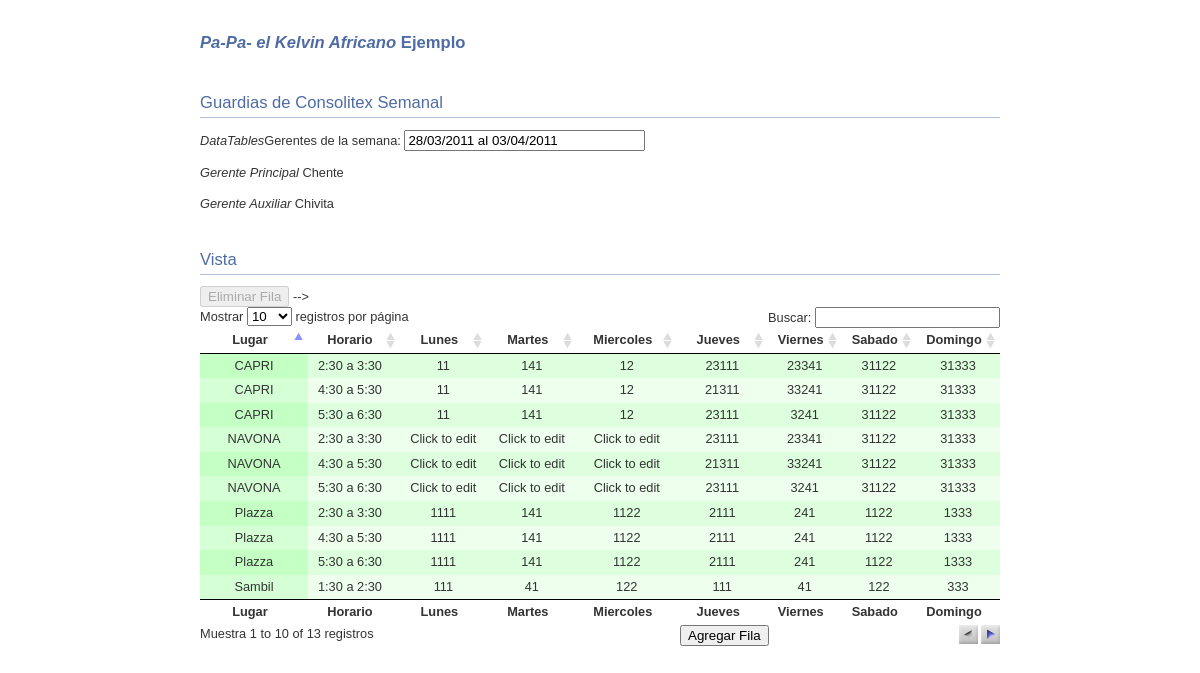
The page / on the database its author committed.
### tables this page shows
CREATE TABLE `guardias` (
  `id` int(10) NOT NULL AUTO_INCREMENT,
  `lugar` varchar(25) NOT NULL DEFAULT '',
  `hora` varchar(25) NOT NULL DEFAULT '',
  `lunes` varchar(20) DEFAULT '',
  `martes` varchar(20) DEFAULT '' ,
  `miercoles` varchar(20) DEFAULT '' ,
  `jueves` varchar(20) DEFAULT '' ,
  `viernes` varchar(20) DEFAULT '' ,
  `sabado` varchar(20) DEFAULT '' ,
  `domingo` varchar(20) DEFAULT '' ,
  PRIMARY KEY (`id`)
);

### index.php (the view, shortened to what this page needs)
<!DOCTYPE html PUBLIC "-//W3C//DTD HTML 4.01//EN" "http://www.w3.org/TR/html4/strict.dtd">
<html>
<head>
</head>
<body id="dt_example" class="ex_highlight_row">
<div id="container">
	<div class="full_width big">
		<i>Pa-Pa- el Kelvin Africano</i> Ejemplo
	</div>
	<h1>Guardias de Consolitex Semanal </h1>
	<p><i>DataTables</i>Gerentes de la semana: <input name="semana" value="28/03/2011 al 03/04/2011" size = "27">  </p>
	<p><i>Gerente Principal  </i>  Chente</p>
	<p><i>Gerente Auxiliar</i> Chivita </p>
	<h1>Vista</h1>
	<div class="demo" id="dynamic">
	<table cellpadding="0" cellspacing="0" border="0" class="display" id="example">
		<thead>
			<tr id="1">
				<th width="20%">Lugar</th>
				<th width="15%">Horario</th>
				<th width="15%">Lunes</th>
				<th width="15%">Martes</th>
				<th width="15%">Miercoles</th>
				<th width="15%">Jueves</th>
				<th width="15%">Viernes</th>
				<th width="15%">Sabado</th>
				<th width="15%">Domingo</th>
			</tr>
		</thead>
		<tbody>
	<?php
	include 'conex1.php';
    $sql = "select * from guardias";
    $i=0;
	if ($buscar = @mysql_query($sql , $conexion)) 	 {
    while ($guardia  = @mysql_fetch_array($buscar)) {
	$l= $guardia[lugar];
	$h= $guardia[hora];
	$lu= $guardia[lunes];
	$ma= $guardia[martes];
	$mi= $guardia[miercoles];
	$ju= $guardia[jueves];
	$vi= $guardia[viernes];
	$sa= $guardia[sabado];
	$do= $guardia[domingo];
			echo '<tr class="gradeA" id ='.($i+1).'>';
			echo '<td class="center"> '.$l.'</td>';
			echo '<td >'.$h.'</td>';
			echo '<td class="center">'.$lu.'</td>';
			echo '<td class="center">'.$ma.'</td>';
			echo '<td class="center">'.$mi.'</td>';
			echo '<td class="center">'.$ju.'</td>';
			echo '<td class="center">'.$vi.'</td>';
			echo '<td class="center">'.$sa.'</td>';
			echo '<td class="center">'.$do.'</td>';
			echo '</tr>';
   			$i++;
		}
	}
	else
	   { print "No hay Registros <br>"; }
	?>
		</tbody>
		<tfoot>
				<tr>
					<th>Lugar</th>
					<th>Horario</th>
					<th>Lunes</th>
					<th>Martes</th>
					<th>Miercoles</th>
					<th>Jueves</th>
					<th>Viernes</th>
					<th>Sabado</th>
					<th>Domingo</th>
				</tr>
		</tfoot>
	</table>
	<div class="add_delete_toolbar" >
	</div>
</div>
</body>
</html>

### media/css/demo_page.css (style rules this page uses)
#dt_example { font: 80%/1.45em "Lucida Grande", Verdana, Arial, Helvetica, sans-serif; margin: 0; padding: 0; color: #333; background-color: #fff; }
#dt_example #container { width: 800px; margin: 30px auto; padding: 0; }
#dt_example .big { font-size: 1.3em; font-weight: bold; line-height: 1.6em; color: #4E6CA3; }
#dt_example h1 { margin-top: 2em; font-size: 1.3em; font-weight: normal; line-height: 1.6em; color: #4E6CA3; border-bottom: 1px solid #B0BED9; clear: both; }

### media/css/demo_table.css (style rules this page uses)
table.display { margin: 0 auto; clear: both; width: 100%; }
table.display thead th { padding: 3px 18px 3px 10px; border-bottom: 1px solid black; font-weight: bold; cursor: pointer; * cursor: hand; }
table.display tfoot th { padding: 3px 18px 3px 10px; border-top: 1px solid black; font-weight: bold; }
table.display td { padding: 3px 10px; }
table.display td.center { text-align: center; }
.sorting_asc { background: url('../images/sort_asc.png') no-repeat center right; }
.sorting { background: url('../images/sort_both.png') no-repeat center right; }
table.display tr.odd.gradeA { background-color: #ddffdd; }
table.display tr.even.gradeA { background-color: #eeffee; }
tr.odd { background-color: #E2E4FF; }
tr.even { background-color: white; }
tr.odd td.sorting_1 { background-color: #D3D6FF; }
tr.even td.sorting_1 { background-color: #EAEBFF; }
tr.odd.gradeA td.sorting_1 { background-color: #c4ffc4; }
tr.even.gradeA td.sorting_1 { background-color: #d5ffd5; }
table.display tr.gradeA { background-color: #eeffee; }

### rows shown on the page
guardias: lugar "Sambil", hora "1:30 a 2:30", lunes "111", martes "41", miercoles "122", jueves "111", viernes "41", sabado "122", domingo "333"
guardias: lugar "Plazza", hora "2:30 a 3:30", lunes "1111", martes "141", miercoles "1122", jueves "2111", viernes "241", sabado "1122", domingo "1333"
guardias: lugar "Plazza", hora "4:30 a 5:30", lunes "1111", martes "141", miercoles "1122", jueves "2111", viernes "241", sabado "1122", domingo "1333"
guardias: lugar "Plazza", hora "5:30 a 6:30", lunes "1111", martes "141", miercoles "1122", jueves "2111", viernes "241", sabado "1122", domingo "1333"
guardias: lugar "CAPRI", hora "2:30 a 3:30", lunes "11", martes "141", miercoles "12", jueves "23111", viernes "23341", sabado "31122", domingo "31333"
guardias: lugar "CAPRI", hora "4:30 a 5:30", lunes "11", martes "141", miercoles "12", jueves "21311", viernes "33241", sabado "31122", domingo "31333"
guardias: lugar "CAPRI", hora "5:30 a 6:30", lunes "11", martes "141", miercoles "12", jueves "23111", viernes "3241", sabado "31122", domingo "31333"
guardias: lugar "NAVONA", hora "2:30 a 3:30", jueves "23111", viernes "23341", sabado "31122", domingo "31333"
guardias: lugar "NAVONA", hora "4:30 a 5:30", jueves "21311", viernes "33241", sabado "31122", domingo "31333"
guardias: lugar "NAVONA", hora "5:30 a 6:30", jueves "23111", viernes "3241", sabado "31122", domingo "31333"
